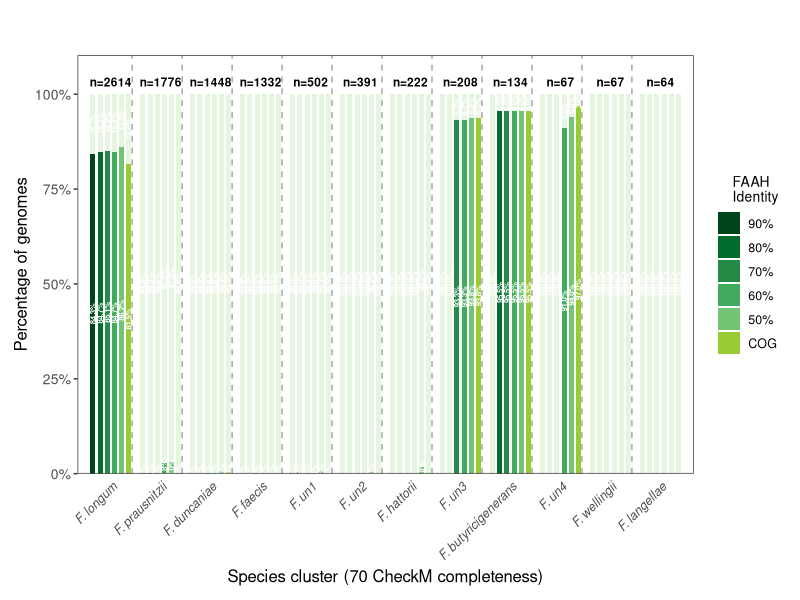
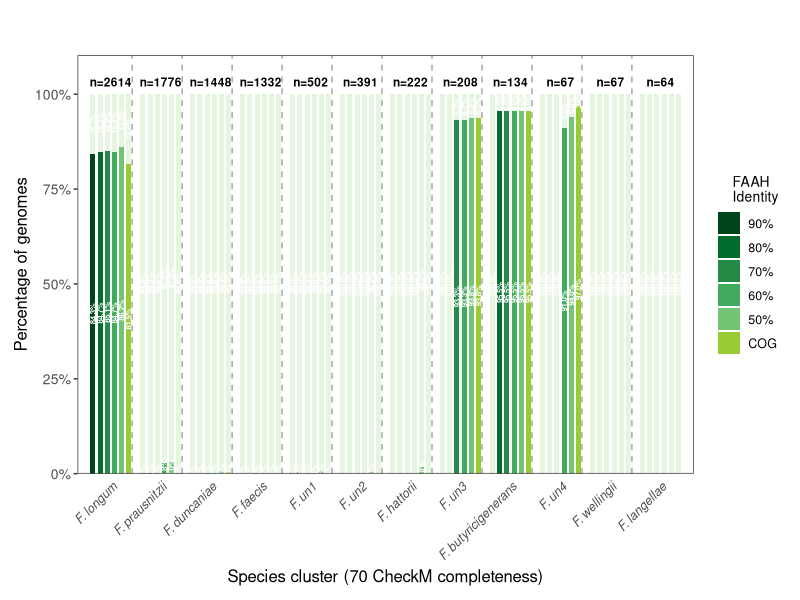

Recreate these plots in R, in order.
# Load packages
library(tidyverse)
library(ggplot2)
library(scales)

# Import data
data <- data.frame(
  Threshold = c("90 threshold", "80 threshold", "70 threshold", "60 threshold", "50 threshold", "COG", "total number"),
  F.longum = c(2203, 2213, 2224, 2215, 2252, 2130, 2614),
  F.prausnitzii = c(4, 4, 4, 49, 54, 4, 1776),
  F.duncaniae = c(1, 2, 3, 3, 9, 7, 1448),
  F.faecis = c(1, 1, 2, 2, 5, 4, 1332),
  F.un1 = c(2, 2, 2, 2, 3, 2, 502),
  F.un2 = c(0, 0, 0, 0, 3, 0, 391),
  F.hattorii = c(0, 0, 0, 0, 4, 0, 222),
  F.un3 = c(0, 0, 194, 194, 195, 195, 208),
  F.butyricigenerans = c(0, 128, 128, 128, 128, 128, 134),
  F.un4 = c(0, 0, 0, 61, 63, 65, 67),
  F.wellingii = c(0, 0, 0, 0, 0, 0, 67),
  F.langellae = c(0, 0, 0, 0, 0, 0, 64)
)
total_counts <- data[data$Threshold == "total number", -1]
data <- data[data$Threshold != "total number", ]

# Convert data
data_long <- data %>%
  pivot_longer(
    cols = -Threshold,
    names_to = "Species",
    values_to = "Yes"
  ) %>%
  mutate(
    # set species order
    Species = factor(Species, levels = c(
      "F.longum", "F.prausnitzii", "F.duncaniae", 
      "F.faecis", "F.un1", "F.un2", "F.hattorii", 
      "F.un3", "F.butyricigenerans", "F.un4", 
      "F.wellingii", "F.langellae"
    )),
    Threshold = factor(Threshold, levels = c("90 threshold", "80 threshold", "70 threshold", 
                                             "60 threshold", "50 threshold", "COG"))
  )

# Add total number data
data_long <- data_long %>%
  rowwise() %>%
  mutate(
    Total = total_counts[[Species]],
    No = Total - Yes,
    # 计算百分比
    Yes_pct = Yes / Total,
    No_pct = No / Total
  ) %>%
  ungroup()

# Create plot data
plot_data <- data_long %>%
  select(Species, Threshold, Yes, No, Yes_pct, No_pct, Total) %>%
  pivot_longer(
    cols = c(Yes, No),
    names_to = "Category",
    values_to = "Count"
  ) %>%
  pivot_longer(
    cols = c(Yes_pct, No_pct),
    names_to = "Category_pct",
    values_to = "Percentage"
  ) %>%
  filter(
    (Category == "Yes" & Category_pct == "Yes_pct") |
      (Category == "No" & Category_pct == "No_pct")
  ) %>%
  mutate(
    Category = factor(Category, levels = c("No", "Yes")),
    Percentage_label = ifelse(Count > 0 & Percentage > 0, 
                              percent(Percentage, accuracy = 0.1), 
                              "")
  )

# Set species group
plot_data <- plot_data %>%
  mutate(
    Threshold_Category = paste(Threshold, Category, sep = "_"),
    Species_num = as.numeric(Species),
    Threshold_num = as.numeric(Threshold),
    x_pos = (Species_num - 1) * 7 + Threshold_num
  )

# Color mapping
color_mapping <- c(
  # 90 threshold
  "90 threshold_No" = "#E5F5E0",
  "90 threshold_Yes" = "#00441B",
  
  # 80 threshold
  "80 threshold_No" = "#E5F5E0",
  "80 threshold_Yes" = "#006D2C",
  
  # 70 threshold
  "70 threshold_No" = "#E5F5E0",
  "70 threshold_Yes" = "#238B45",
  
  # 60 threshold
  "60 threshold_No" = "#E5F5E0",
  "60 threshold_Yes" = "#41AB5D",
  
  # 50 threshold
  "50 threshold_No" = "#E5F5E0",
  "50 threshold_Yes" = "#74C476",
  
  # COG
  "COG_No" = "#E5F5E0",
  "COG_Yes" = "#99CC33"
)

legend_color_mapping <- c(
  "90 threshold" = "#00441B",
  "80 threshold" = "#006D2C",
  "70 threshold" = "#238B45",
  "60 threshold" = "#41AB5D",
  "50 threshold" = "#74C476",
  "COG" = "#99CC33"
)

# Set labels
species_totals <- data_long %>%
  distinct(Species, Total) %>%
  arrange(Species)
species_count <- length(levels(data_long$Species))
x_breaks <- seq(3.5, by = 7, length.out = species_count)

total_labels_data <- data.frame(
  x = x_breaks,
  label = paste0("n=", species_totals$Total),
  y = 1.02
)

species_labels <- c(
  expression(italic("F. longum")),
  expression(italic("F. prausnitzii")),
  expression(italic("F. duncaniae")),
  expression(italic("F. faecis")),
  expression(italic("F. un1")),
  expression(italic("F. un2")),
  expression(italic("F. hattorii")),
  expression(italic("F. un3")),
  expression(italic("F. butyricigenerans")),
  expression(italic("F. un4")),
  expression(italic("F. wellingii")),
  expression(italic("F. langellae"))
)

# Create plot
ggplot(plot_data, aes(x = x_pos, y = Percentage, fill = Threshold_Category)) +
  geom_bar(stat = "identity", width = 0.7) +
  theme_minimal() +
  labs(
    title = "", 
    x = "Species cluster (70 CheckM completeness)", 
    y = "Percentage of genomes", 
    fill = "    FAAH
    Identity"
  ) +
  geom_text(
    aes(label = Percentage_label),
    position = position_stack(vjust = 0.5),
    size = 2,
    color = "white",
    fontface = "bold",
    angle = 90,
    na.rm = TRUE
  ) +
  geom_text(
    data = total_labels_data,
    aes(x = x, y = y, label = label),
    inherit.aes = FALSE,
    size = 3,
    fontface = "bold",
    vjust = 0
  ) +
  scale_fill_manual(
    values = color_mapping,
    guide = guide_legend(
      override.aes = list(
        fill = legend_color_mapping
      )
    ),
    labels = c("90%", "80%", "70%", "60%", "50%", "COG"),
    breaks = paste(names(legend_color_mapping), "Yes", sep = "_")
  ) +
  scale_x_continuous(
    breaks = x_breaks,
    labels = species_labels,
    limits = c(0.5, max(plot_data$x_pos) + 0.5),
    expand = expansion(mult = 0.02)
  ) +
  scale_y_continuous(
    labels = percent_format(),
    limits = c(0, 1.05),
    expand = expansion(mult = c(0, 0.05))
  ) +
  theme_bw() +
  theme(
    text = element_text(family = "", size = 12, face = 'plain'),
    axis.text.y = element_text(size = 10),
    axis.text.x = element_text(
      angle = 45,
      hjust = 1,
      vjust = 1,
      family = '',
      size = 9,
      face = 'italic'
    ),
    axis.ticks.x = element_blank(),
    panel.grid.major = element_blank(),
    panel.grid.minor = element_blank(),
    strip.text = element_text(size = 12),
    legend.text = element_text(size = 9),
    legend.title = element_text(size = 10),
    legend.position = 'right',
    plot.margin = margin(20, 10, 10, 10)
  ) +
  geom_vline(
    xintercept = seq(6.5, by = 7, length.out = species_count - 1),
    linetype = "dashed",
    color = "gray50",
    alpha = 0.7
  )
ggsave(filename = "FAAH_blasti_all.pdf", width = 8, height = 6)
